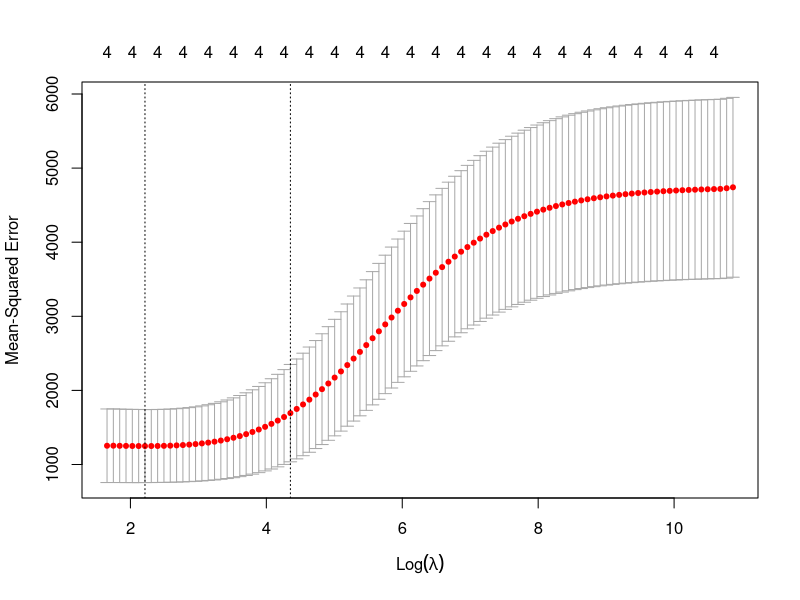

Write the R code that produced this figure.
head(mtcars)
summary(mtcars)

install.packages("glmnet")
library(glmnet)

#response variable
y = mtcars$hp

#matrix of predictor variables
x = data.matrix(mtcars[, c('mpg', 'wt', 'drat', 'qsec')])


#k-fold cross-validation
cv_model <- cv.glmnet(x, y, alpha = 0)

#find optimal lambda value that minimizes test MSE
best_lambda <- cv_model$lambda.min
best_lambda


#plot of test MSE
plot(cv_model)

#coefficients of best model
best_model <- glmnet(x, y, alpha = 1, lambda = best_lambda)
coef(best_model)

#new observation
new = matrix(c(24, 2.5, 3.5, 18.5), nrow=1, ncol=4)

#lasso regression model to predict response value
predict(best_model, s = best_lambda, newx = new)
